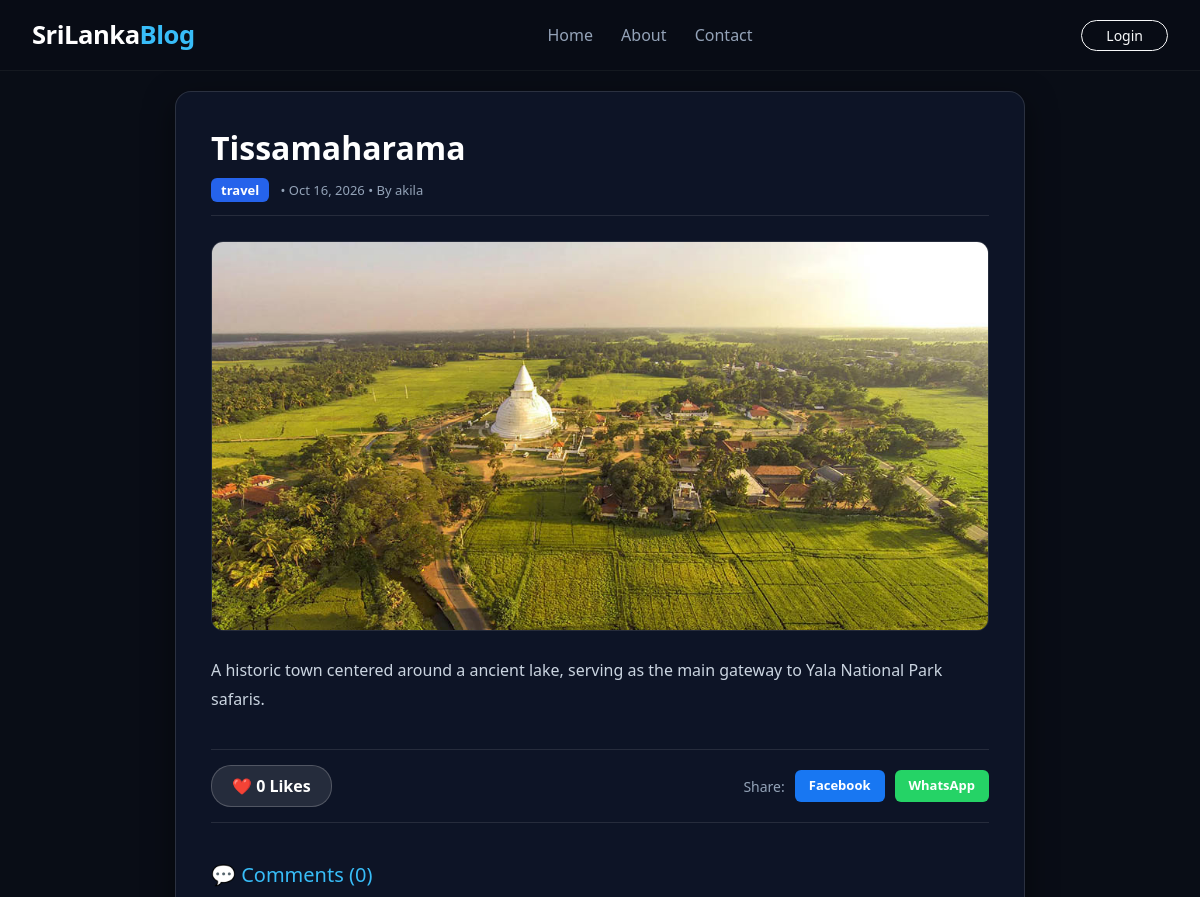
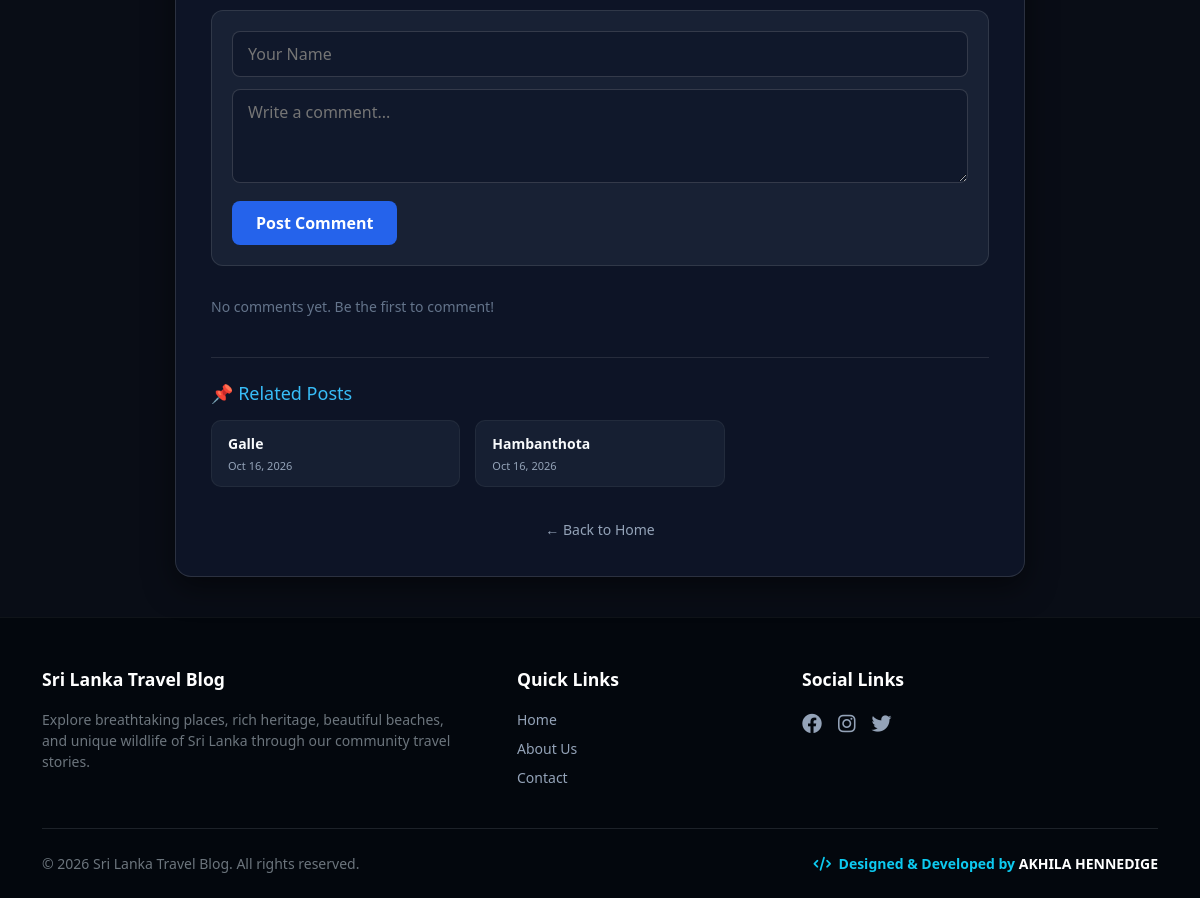
The page /post/19/ on the database its author committed (2 pictures, top to bottom).
### blog/models.py (models this page shows, shortened)
class Post(models.Model):
    CATEGORY_CHOICES = [
        ('Travel', 'Travel'),
        ('Culture', 'Culture'),
        ('Food', 'Food'),
    ]
    title = models.CharField(max_length=200)
    slug = models.SlugField(max_length=200, blank=True)
    content = models.TextField()
    image = models.ImageField(upload_to='blog_images/', blank=True, null=True)
    category = models.CharField(max_length=50, choices=CATEGORY_CHOICES, default='Travel')
    district = models.ForeignKey(District, on_delete=models.CASCADE, related_name='places', null=True, blank=True)
    created_at = models.DateTimeField(auto_now_add=True)
    author = models.ForeignKey(User, on_delete=models.CASCADE)
    likes = models.ManyToManyField(User, related_name='blog_likes', blank=True)
    def total_likes(self):
        return self.likes.count()

### blog/views.py (the view)
# urls.py: path('post/<int:pk>/', views.post_detail, name='post_detail'),
def post_detail(request, pk):
    post = get_object_or_404(Post, pk=pk)
    comments = post.comments.all().order_by('-created_at')
    related_posts = Post.objects.filter(district=post.district).exclude(pk=post.pk)[:3] if post.district else Post.objects.exclude(pk=post.pk)[:3]
    if request.method == "POST":
        name = request.POST.get('name')
        body = request.POST.get('body')
        if name and body:
            Comment.objects.create(post=post, name=name, body=body)
            return redirect('post_detail', pk=post.pk)
    liked = False
    if request.user.is_authenticated and post.likes.filter(id=request.user.id).exists():
        liked = True
    return render(request, 'blog/post_detail.html', {
        'post': post,
        'comments': comments,
        'related_posts': related_posts,
        'liked': liked,
        'total_likes': post.total_likes() if hasattr(post, 'total_likes') else 0,
    })

### blog/templates/blog/post_detail.html (shortened to what this page needs)
{% extends 'blog/base.html' %}
{% block content %}
<div class="post-detail-container">
    <h1 class="post-title">{{ post.title }}</h1>
    <div class="post-meta">
        <span class="post-badge">{{ post.category }}</span>
        <span>• {{ post.created_at|date:"M d, Y" }}</span>
        {% if post.author %}
            <span> • By {{ post.author.username }}</span>
        {% endif %}
    </div>
    {% if post.image %}
        <img src="{{ post.image.url }}" class="post-cover-img" alt="{{ post.title }}">
    {% endif %}
    <div class="post-body">
        {{ post.content|linebreaks }}
    </div>
    <div class="action-bar">
        <form action="{% url 'like_post' post.pk %}" method="POST" style="margin: 0;">
            <button type="submit" class="like-btn {% if liked %}liked{% endif %}">
                ❤️ {{ total_likes }} Likes
            </button>
        </form>
        <div class="share-btns">
            <span style="font-size: 14px; color: #94a3b8;">Share:</span>
            <a href="https://www.facebook.com/sharer/sharer.php?u={{ request.build_absolute_uri }}" target="_blank" class="share-btn" style="background: #1877f2;">Facebook</a>
            <a href="https://api.whatsapp.com/send?text={{ request.build_absolute_uri }}" target="_blank" class="share-btn" style="background: #25d366;">WhatsApp</a>
        </div>
    </div>
    <div style="margin-bottom: 40px;">
        <h3 style="color: #38bdf8; margin-bottom: 20px; font-size: 20px;">💬 Comments ({{ comments.count }})</h3>
        <form method="POST" style="margin-bottom: 30px; background: rgba(30, 41, 59, 0.7); padding: 20px; border-radius: 12px; border: 1px solid rgba(255, 255, 255, 0.1);">
            <input type="text" name="name" placeholder="Your Name" required style="width: 100%; padding: 10px 15px; margin-bottom: 12px; background: rgba(15, 23, 42, 0.8); border: 1px solid rgba(255,255,255,0.15); border-radius: 8px; color: #fff; outline: none;">
            <textarea name="body" rows="3" placeholder="Write a comment..." required style="width: 100%; padding: 10px 15px; margin-bottom: 12px; background: rgba(15, 23, 42, 0.8); border: 1px solid rgba(255,255,255,0.15); border-radius: 8px; color: #fff; outline: none;"></textarea>
            <button type="submit" style="background: #2563eb; color: #fff; border: none; padding: 10px 24px; border-radius: 8px; cursor: pointer; font-weight: bold;">Post Comment</button>
        </form>
        {% for comment in comments %}
            <div class="comment-card">
                <div style="font-weight: bold; color: #818cf8; font-size: 14px;">
                    {{ comment.name }}
                    <span style="font-size: 11px; color: #64748b; font-weight: normal; margin-left: 8px;">{{ comment.created_at|date:"M d, Y H:i" }}</span>
                </div>
                <div style="font-size: 14px; margin-top: 6px; color: #cbd5e1;">{{ comment.body }}</div>
            </div>
        {% empty %}
            <p style="color: #64748b; font-size: 14px;">No comments yet. Be the first to comment!</p>
        {% endfor %}
    </div>
    {% if related_posts %}
        <div style="border-top: 1px solid rgba(255, 255, 255, 0.1); padding-top: 25px;">
            <h3 style="color: #38bdf8; margin-bottom: 15px; font-size: 18px;">📌 Related Posts</h3>
            <div style="display: grid; grid-template-columns: repeat(auto-fill, minmax(220px, 1fr)); gap: 15px;">
                {% for r_post in related_posts %}
                    <a href="{% url 'post_detail' r_post.pk %}" style="background: rgba(30, 41, 59, 0.6); border-radius: 10px; padding: 12px 16px; text-decoration: none; color: #fff; border: 1px solid rgba(255,255,255,0.05); transition: 0.3s;">
                        <div style="font-weight: bold; font-size: 14px; margin-bottom: 4px; color: #f8fafc;">{{ r_post.title }}</div>
                        <div style="font-size: 11px; color: #94a3b8;">{{ r_post.created_at|date:"M d, Y" }}</div>
                    </a>
                {% endfor %}
            </div>
        </div>
    {% endif %}
    <div style="margin-top: 30px; text-align: center;">
        <a href="{% url 'post_list' %}" style="color: #94a3b8; text-decoration: none; font-size: 14px;">← Back to Home</a>
    </div>
</div>
{% endblock %}

### blog/templates/blog/base.html (style rules this page uses)
:root { --primary-bg: #090d16; --accent-color: #38bdf8; --text-main: #f8fafc; --text-sub: #94a3b8; }
body { font-family: 'Segoe UI', Tahoma, Geneva, Verdana, sans-serif; color: var(--text-main); background-color: var(--primary-bg); min-height: 100vh; display: flex; flex-direction: column; margin: 0; overflow-x: hidden; }

### blog/templates/blog/post_detail.html (style rules this page uses)
.post-detail-container { max-width: 850px; margin: 20px auto 40px auto; background: rgba(15, 23, 42, 0.85); border: 1px solid rgba(255, 255, 255, 0.12); border-radius: 16px; padding: 35px; backdrop-filter: blur(10px); box-shadow: 0 10px 30px rgba(0,0,0,0.5); color: #e2e8f0; }
.post-title { font-size: 32px; font-weight: 800; color: #ffffff; margin-bottom: 12px; line-height: 1.3; }
.post-meta { font-size: 13px; color: #94a3b8; margin-bottom: 25px; padding-bottom: 15px; border-bottom: 1px solid rgba(255, 255, 255, 0.1); }
.post-badge { background: #2563eb; color: #fff; padding: 3px 10px; border-radius: 6px; font-weight: bold; text-transform: lowercase; margin-right: 8px; }
.post-cover-img { width: 100%; max-height: 450px; object-fit: cover; border-radius: 12px; margin-bottom: 25px; border: 1px solid rgba(255, 255, 255, 0.1); }
.post-body { font-size: 16px; line-height: 1.8; color: #cbd5e1; margin-bottom: 35px; }
.action-bar { display: flex; justify-content: space-between; align-items: center; padding: 15px 0; border-top: 1px solid rgba(255, 255, 255, 0.1); border-bottom: 1px solid rgba(255, 255, 255, 0.1); margin-bottom: 40px; flex-wrap: wrap; gap: 15px; }
.like-btn { background: rgba(255, 255, 255, 0.1); color: #fff; border: 1px solid rgba(255, 255, 255, 0.2); padding: 8px 20px; border-radius: 20px; cursor: pointer; font-weight: bold; transition: 0.3s; }
.share-btns { display: flex; gap: 10px; align-items: center; }
.share-btn { padding: 6px 14px; border-radius: 6px; text-decoration: none; color: #fff; font-size: 13px; font-weight: bold; }

### rows shown on the page
Post: title "Tissamaharama", category "travel", created_at "Oct 16, 2026", author.username "akila", image (picture), content "A historic town centered around a ancient lake, serving as the main gateway to Yala National Park safaris."
Post: title "Galle", created_at "Oct 16, 2026"
Post: title "Hambanthota", created_at "Oct 16, 2026"

### other values the page prints
{{ total_likes }} "0"
{{ comments.count }} "0"
